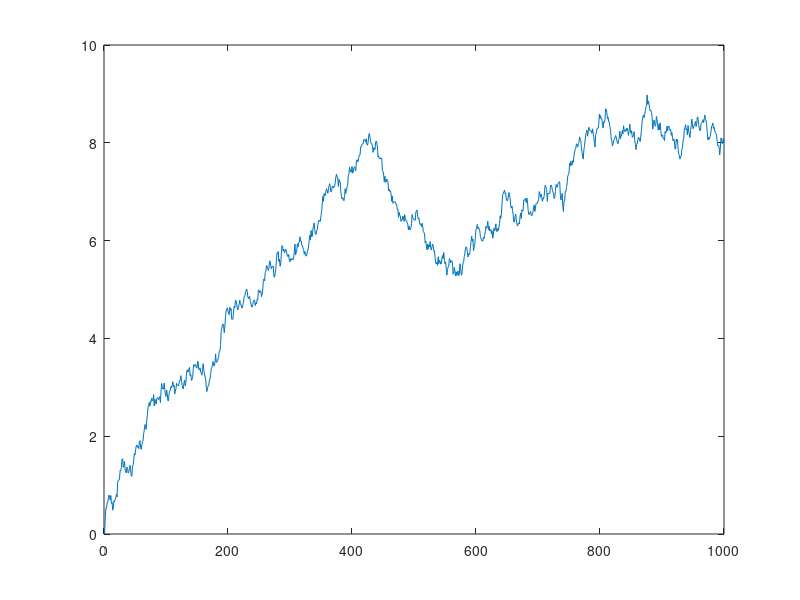

Write MATLAB code to recreate this figure.

x = zeros(10,100);

for i=2:1000
   for j=1:10
      x(j,i) = x(j,i-1) + rand; 
   end
end

g = zeros(1,1000);

for i=1:1000
   g(i) = std(x(:,i));
end

figure(555)
plot(g)